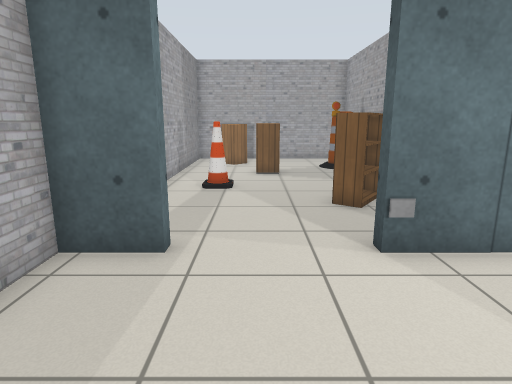
View 1 (above)

15 first-person views from a walk through a robot-simulator world made for Gazebo. The camera is 1.1 m above the floor, tilts 12° down and sees 75° across. The floor is counted in squares, 0.5 m on a side. Each view is taken from the middle of a square. On the plan, view 1 faces up. The plan holds only what a view shows up to about 19 squares ahead; the rest is blank. The place goes on beyond the plan. The robots in the file are not drawn. Gazebo's built-in surfaces are drawn with simple patterns. Some surface patterns are stand-ins.

View 2
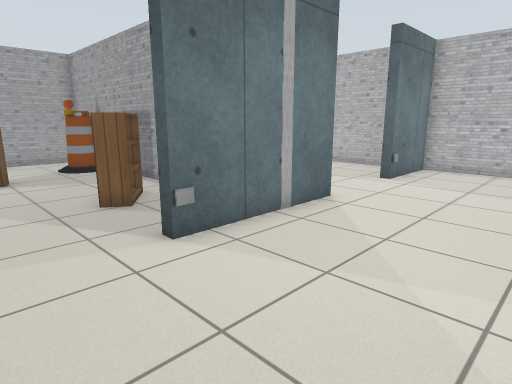

View 3
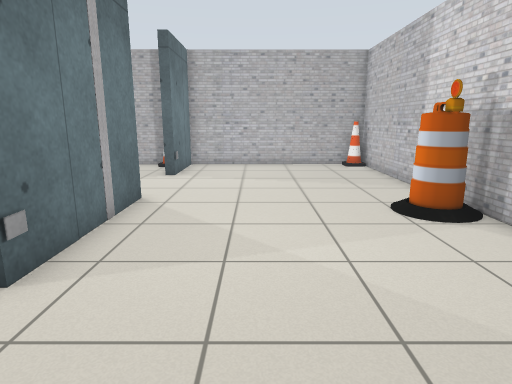

View 4
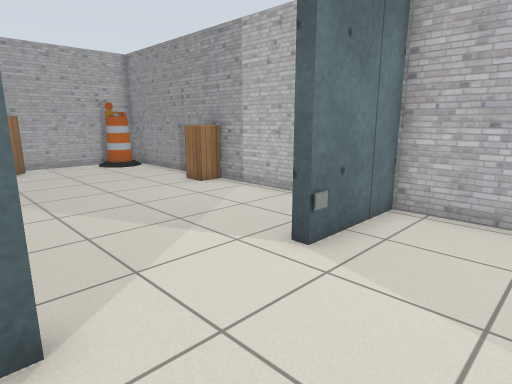

View 5
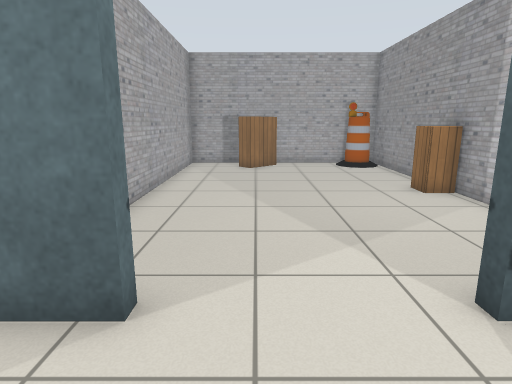

View 6
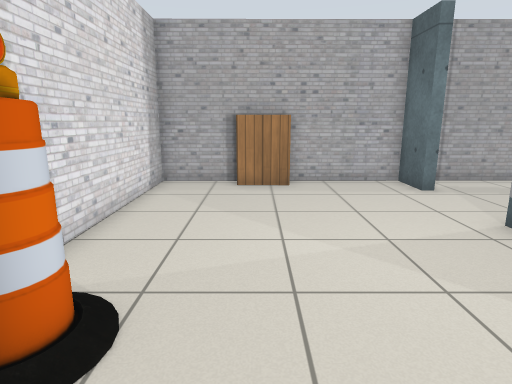

View 7
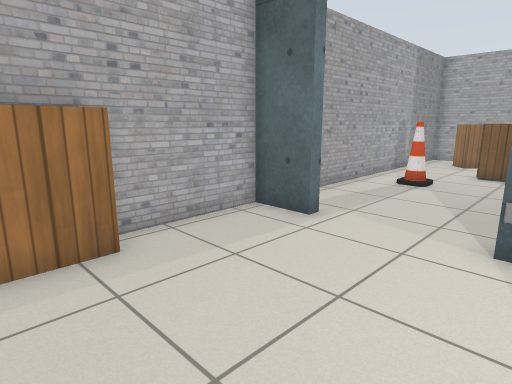

View 8
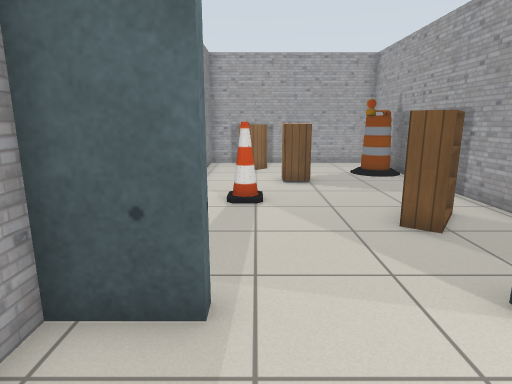

View 9
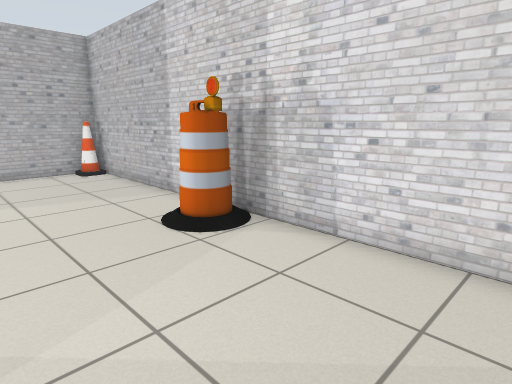

View 10
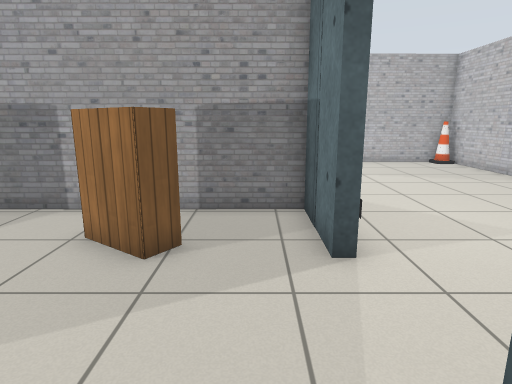

View 11
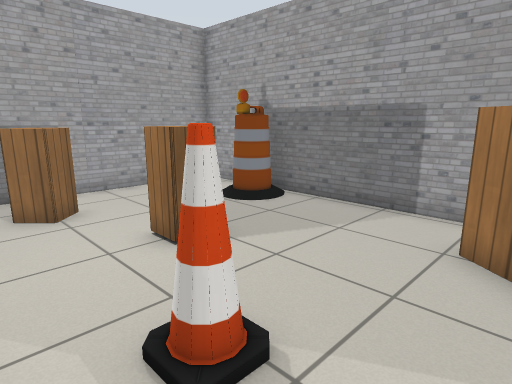

View 12
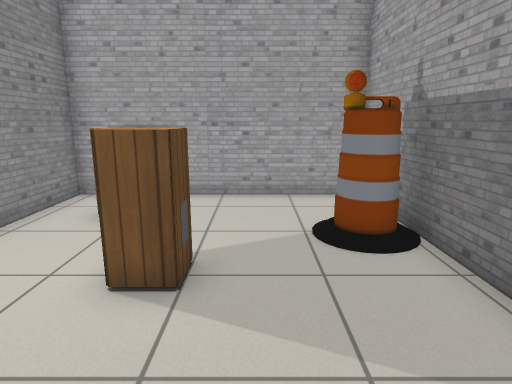

View 13
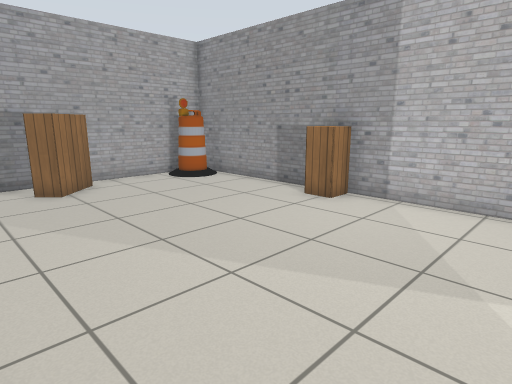

View 14
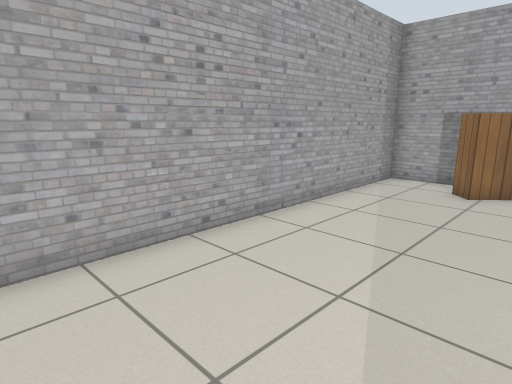

View 15
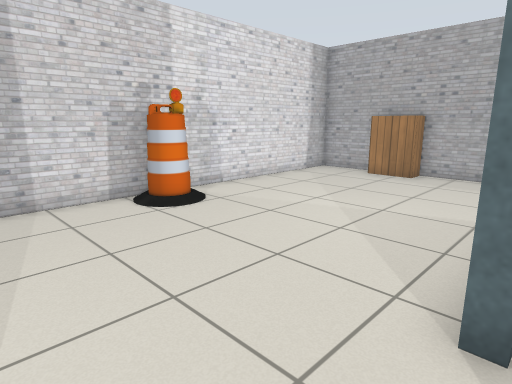

### Floor plan
Points are (right, up) in squares from view 1. A wall is a line through its corners. A room is listed if a view was taken in it or the views show most of it. See-through windows are left out.
Room 1 (views 1, 2, 3, 4, 5, 6, 7, 8, 9, 13, 14, 15)
walls: (7.5, 5.9) (7.5, 5.4) (2.1, 5.4) (2.1, 5.8); (15.3, 6.6) (15.3, 20) (5.6, 20) (5.6, 7.4); (-1.6, 5.9) (-1.6, 5.4) (-3.4, 5.4) (-3.3, 1.4); (15.3, -2.5) (15.3, 5.4) (11.7, 5.4) (11.7, 5.9); (-3.3, -0.4) (-3.3, -3.5) (15.4, -3.5)
ways out: opening at (0.5, 6) to room 2
objects: bookshelf (-3, 0) to (-3, 1); grey panel (2, 5); barrel (6, -3) to (6, -2); bookshelf (8, 18) to (10, 19); grey panel (12, 5); cabinet (14, 13) to (15, 13); barrel (14, 19); cone (15, -3); other object (15, 6)
Room 2 (views 10, 11, 12)
walls: (2.1, 5.8) (5.3, 5.8) (5.2, 20) (-3.5, 20) (-3.4, 6.7)
ways out: opening at (0.5, 6) to room 1
objects: cabinet (-2, 17) to (-1, 18); cone (-1, 11); cabinet (0, 14) to (0, 15); grey panel (1, 14) to (1, 15); bookshelf (2, 9) to (4, 10); barrel (4, 16) to (4, 17)

Positions as (right, up) in squares from view 1, and headings:
1: (0, 0), facing up
2: (-1, 0), facing up-right
3: (-2, 2), facing right
4: (7, 2), facing up-right
5: (9, 2), facing up
6: (9, 0), facing left
7: (3, -1), facing up-left
8: (-1, 2), facing up
9: (0, 2), facing down-right
10: (-3, 7), facing right
11: (-3, 9), facing up-right
12: (2, 10), facing up
13: (6, 7), facing up-right
14: (11, 7), facing up-left
15: (11, 6), facing down-left
